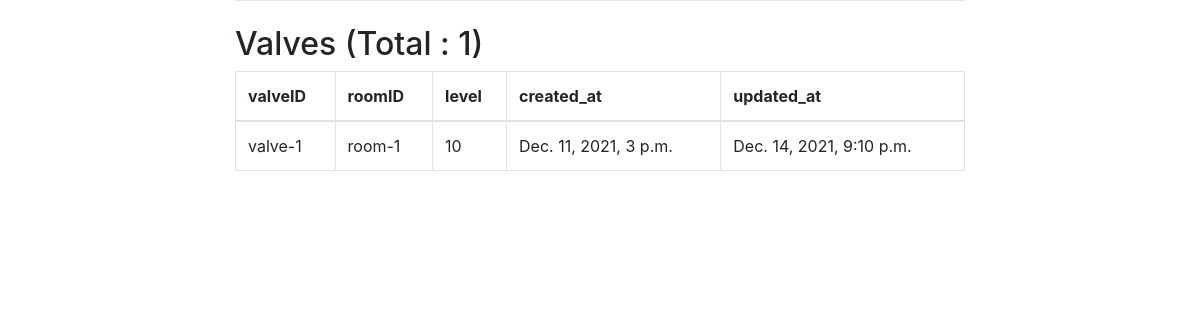
The app's page /heating_control/valves with its own data.
### heating_control/models.py (models this page shows)
class Valve(models.Model):
    valveID = models.CharField(
        max_length=20,
        blank=False,
        null=False
    )
    room = models.ForeignKey(
        Room,
        on_delete=models.CASCADE,
        blank=False,
        null=False,
    )
    level = models.IntegerField(
        blank=False,
        null=False,
        default=0
    )
    created_at = models.DateTimeField(
        auto_now_add=True
    )
    updated_at = models.DateTimeField(
        auto_now=True
    )

class Room(models.Model):
    roomID = models.CharField(
        max_length=20,
        blank=False,
        null=False
    )
    motion_present = models.BooleanField(
        default=True
    )
    created_at = models.DateTimeField(
        auto_now_add=True
    )
    updated_at = models.DateTimeField(
        auto_now=True
    )

### heating_control/views.py (the view)
# urls.py: path('valves', ValveListView.as_view()),
class ValveListView(ListView):
    queryset = Valve.objects.order_by('-created_at')
    template_name = "heating_control/valve_list.html"

### templates/heating_control/valve_list.html
{% extends "base.html" %}
{% block content %}
    <h2>Valves (Total : {{object_list|length}})</h2>
    <table class="table table-bordered">
        <thead>
            <tr>
            <th scope="col">valveID</th>
            <th scope="col">roomID</th>
            <th scope="col">level</th>
            <th scope="col">created_at</th>
            <th scope="col">updated_at</th>
            </tr>
        </thead>
        <tbody>
            {% for valve in object_list %}
                <tr>
                    <td>{{ valve.valveID }}</td>
                    <td>{{ valve.room.roomID }}</td>
                    <td>{{ valve.level }}</td>
                    <td>{{ valve.created_at }}</td>
                    <td>{{ valve.updated_at }}</td>
                </tr>
            {% endfor %}
        </tbody>
        </table>
{% endblock %}

### records on screen
Valve: valveID "valve-1", room.roomID "room-1", level "10", created_at "Dec. 11, 2021, 3 p.m.", updated_at "Dec. 14, 2021, 9:10 p.m."

### other values on screen
{{ object_list|length }} "1"
